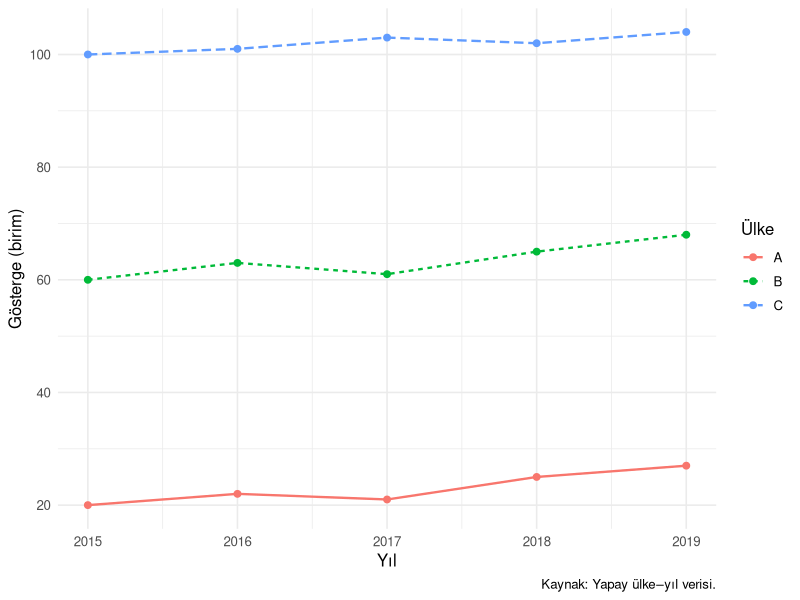
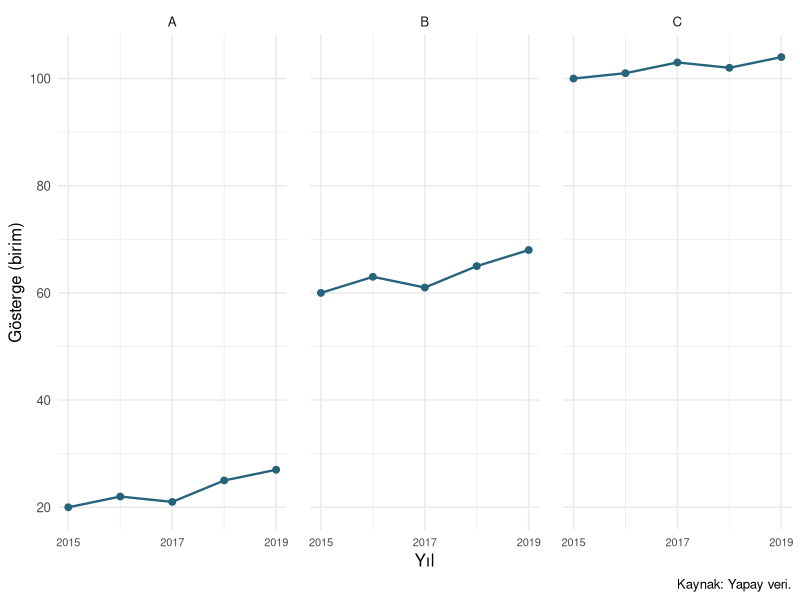
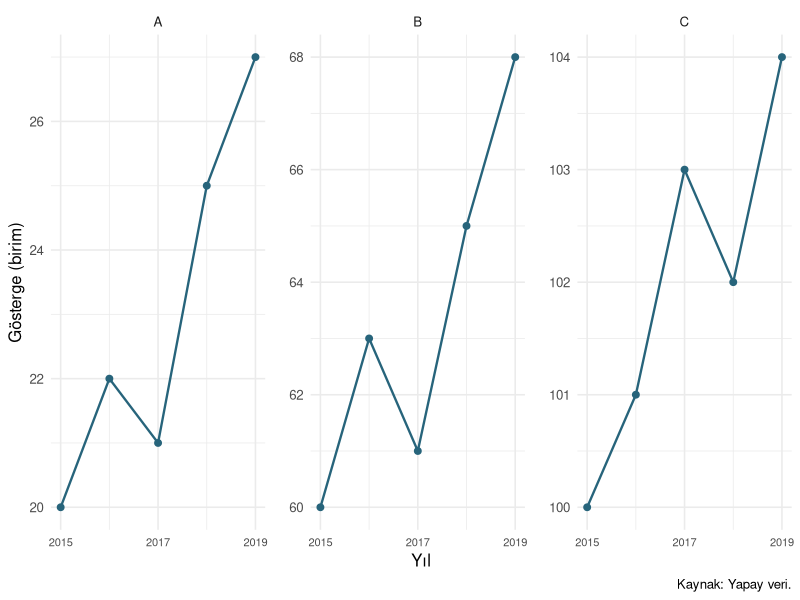
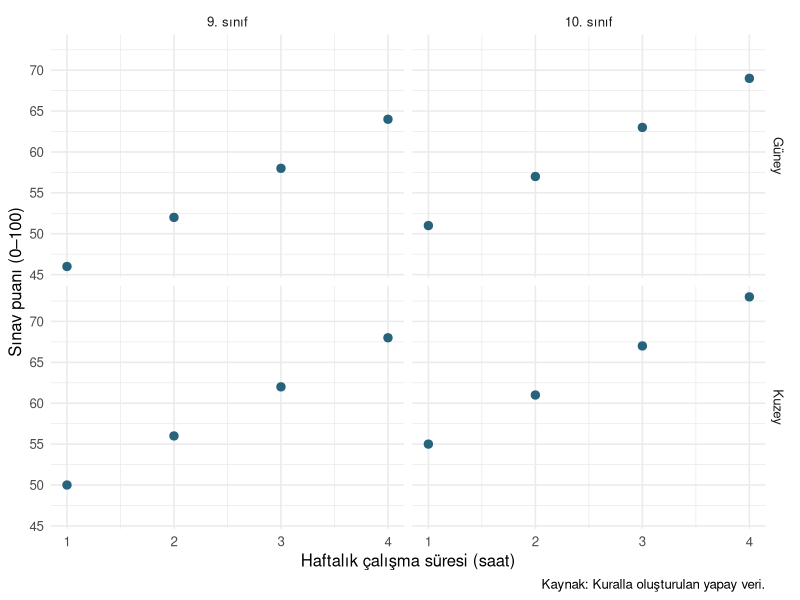
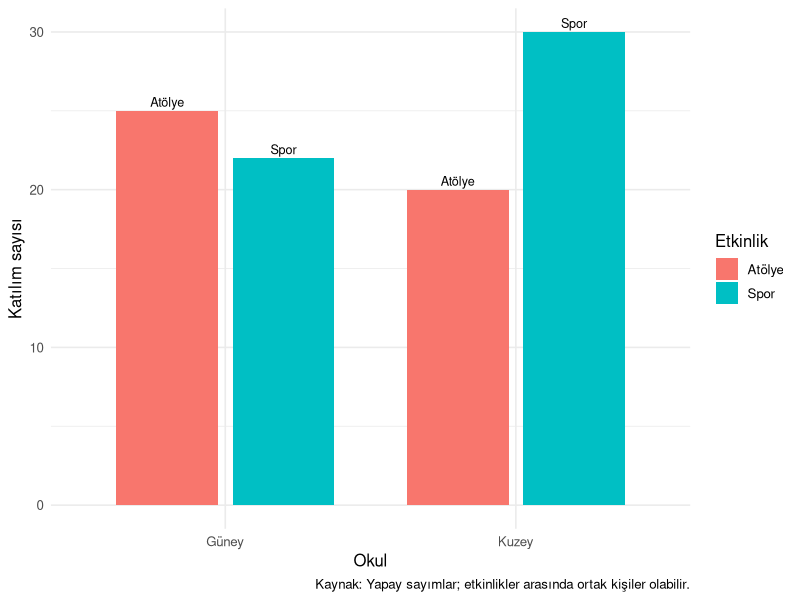
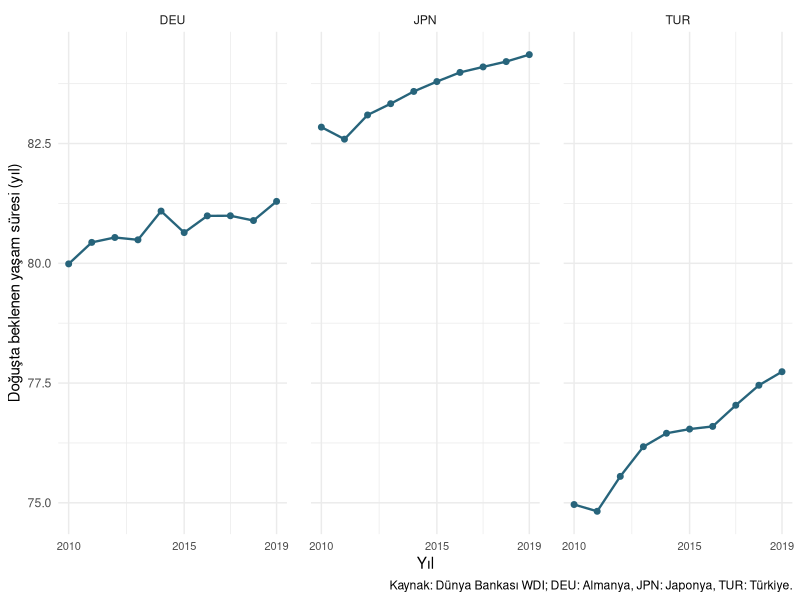

Reproduce these figures in R, in order.
## ---- chunk 1
#| label: facet-setup

library(ggplot2)

seri <- data.frame(
  ulke = rep(c("A", "B", "C"), each = 5),
  yil = rep(2015:2019, times = 3),
  deger = c(20, 22, 21, 25, 27, 60, 63, 61, 65, 68,
            100, 101, 103, 102, 104)
)
## ---- chunk 2
#| label: fig-facet-lines
#| fig-cap: "Her çizgi aynı yapay ülkenin yıllarını birbirine bağlar."
#| fig-alt: "A'nın değerleri yaklaşık 20–27, B'nin 60–68, C'nin 100–104 aralığındadır. Çizgiler renk ve çizgi türleriyle ayrılmıştır."
#| fig-width: 6.5
#| fig-height: 4

p_seri <- ggplot(seri, aes(x = yil, y = deger, group = ulke,
                         colour = ulke, linetype = ulke)) +
  geom_line(linewidth = 0.8) +
  geom_point(size = 2) +
  scale_x_continuous(breaks = 2015:2019) +
  labs(x = "Yıl", y = "Gösterge (birim)", colour = "Ülke", linetype = "Ülke",
       caption = "Kaynak: Yapay ülke–yıl verisi.") +
  theme_minimal(base_size = 12)
p_seri
## ---- chunk 3
#| label: fig-facet-fixed
#| fig-cap: "Ortak ölçekler ülkeler arasındaki düzey farkını korur."
#| fig-alt: "A, B ve C ayrı panellerdedir; hepsinin dikey ölçeği aynıdır. A en düşük, C en yüksek düzeyde görünür; C'nin değişimi küçüktür."
#| fig-width: 7
#| fig-height: 3.8

p_panel <- ggplot(seri, aes(x = yil, y = deger, group = ulke)) +
  geom_line(linewidth = 0.8, colour = "#27647B") +
  geom_point(size = 2, colour = "#27647B") +
  scale_x_continuous(breaks = c(2015, 2017, 2019)) +
  labs(x = "Yıl", y = "Gösterge (birim)", caption = "Kaynak: Yapay veri.") +
  theme_minimal(base_size = 12) +
  theme(panel.spacing.x = grid::unit(1.2, "lines"),
        axis.text.x = element_text(size = 8))

p_sabit <- p_panel + facet_wrap(vars(ulke), ncol = 3, scales = "fixed")
p_sabit
## ---- chunk 4
#| label: fig-facet-free
#| fig-cap: "Serbest dikey eksenler ülke içi hareketi görünür kılar; panel yüksekliğinden mutlak değişim karşılaştırılamaz."
#| fig-alt: "A, B ve C panellerinin dikey aralıkları ayrı ayrı ayarlanmıştır. C'nin dört birimlik değişimi görsel olarak belirginleşir; eksen aralıkları ortak değildir."
#| fig-width: 7
#| fig-height: 3.8

p_serbest <- p_panel + facet_wrap(vars(ulke), ncol = 3, scales = "free_y")
p_serbest
## ---- chunk 5
#| label: facet-grid-data

siniflar <- expand.grid(
  okul = c("Kuzey", "Güney"),
  sinif = c("9. sınıf", "10. sınıf"),
  saat = 1:4,
  KEEP.OUT.ATTRS = FALSE, stringsAsFactors = FALSE
)
siniflar$puan <- 40 + 6 * siniflar$saat +
  ifelse(siniflar$okul == "Kuzey", 4, 0) +
  ifelse(siniflar$sinif == "10. sınıf", 5, 0)
siniflar$sinif <- factor(siniflar$sinif, levels = c("9. sınıf", "10. sınıf"))
## ---- chunk 6
#| label: fig-facet-grid
#| fig-cap: "Satırlarda okul, sütunlarda sınıf düzeyi olacak biçimde iki kategorik boyut karşılaştırılır."
#| fig-alt: "İki okul ve iki sınıf düzeyinin oluşturduğu dört panelde çalışma saati–puan ilişkisi gösterilir. Bütün paneller aynı eksenleri kullanır; puanlar yapay kurala göre artar."
#| fig-width: 6.5
#| fig-height: 4.5

p_grid <- ggplot(siniflar, aes(x = saat, y = puan)) +
  geom_point(size = 2.5, colour = "#27647B") +
  facet_grid(rows = vars(okul), cols = vars(sinif)) +
  labs(x = "Haftalık çalışma süresi (saat)", y = "Sınav puanı (0–100)",
       caption = "Kaynak: Kuralla oluşturulan yapay veri.") +
  theme_minimal(base_size = 12)
p_grid
## ---- chunk 7
#| label: fig-facet-dodge
#| fig-cap: "Hazır katılım sayıları okul içinde etkinliklere göre yan yana karşılaştırılır."
#| fig-alt: "Kuzey okulunda atölye 20, spor 30; Güney'de atölye 25, spor 22 katılım gösterir. Sütunlar etkinliklere göre yan yana yerleştirilmiştir."
#| fig-width: 6.5
#| fig-height: 4

katilim <- data.frame(
  okul = rep(c("Kuzey", "Güney"), each = 2),
  etkinlik = rep(c("Atölye", "Spor"), times = 2),
  sayi = c(20, 30, 25, 22)
)
p_dodge <- ggplot(katilim, aes(x = okul, y = sayi, fill = etkinlik)) +
  geom_col(position = position_dodge(width = 0.8), width = 0.7) +
  geom_text(aes(label = etkinlik), position = position_dodge(width = 0.8),
            vjust = -0.4, size = 3.2, show.legend = FALSE) +
  labs(x = "Okul", y = "Katılım sayısı", fill = "Etkinlik",
       caption = "Kaynak: Yapay sayımlar; etkinlikler arasında ortak kişiler olabilir.") +
  theme_minimal(base_size = 12)
p_dodge
## ---- chunk 8
#| label: facet-wdi-data

panel <- readr::read_csv("data/country_indicators.csv", show_col_types = FALSE)
yasam <- panel |>
  dplyr::filter(country_code %in% c("DEU", "TUR", "JPN"),
                year >= 2010, year <= 2019) |>
  dplyr::select(country_code, year, life_expectancy_total)

# Eksik yıl satırı varsa ekle; değeri tahmin etmeden NA bırak.
yasam <- tidyr::complete(
  yasam, country_code = c("DEU", "TUR", "JPN"), year = 2010:2019
)
yasam |>
  dplyr::group_by(country_code) |>
  dplyr::summarise(yil_sayisi = dplyr::n(),
                   eksik = sum(is.na(life_expectancy_total)), .groups = "drop")
## ---- chunk 9
#| label: fig-facet-wdi
#| fig-cap: "Üç seçilmiş ekonomide 2010–2019 yaşam beklentisi; ortak dikey eksen kullanılmıştır."
#| fig-alt: "DEU, JPN ve TUR kodlu üç panelde yaşam beklentisinin yıllık seyri aynı yıl ve yaşam süresi ölçeklerinde gösterilir. Düzeyler ve dönem içi hareketler karşılaştırılabilir."
#| fig-width: 7
#| fig-height: 3.8

p_wdi <- ggplot(yasam, aes(x = year, y = life_expectancy_total)) +
  geom_line(linewidth = 0.8, colour = "#27647B") +
  geom_point(size = 1.7, colour = "#27647B", na.rm = TRUE) +
  facet_wrap(vars(country_code), ncol = 3) +
  scale_x_continuous(breaks = c(2010, 2015, 2019)) +
  labs(x = "Yıl", y = "Doğuşta beklenen yaşam süresi (yıl)",
       caption = "Kaynak: Dünya Bankası WDI; DEU: Almanya, JPN: Japonya, TUR: Türkiye.") +
  theme_minimal(base_size = 11) +
  theme(panel.spacing.x = grid::unit(1.2, "lines"),
        axis.text.x = element_text(size = 8))
p_wdi
## ---- chunk 10
#| label: facet-solution-wrap

iki_sutun <- p_panel + facet_wrap(vars(ulke), ncol = 2)
## ---- chunk 11
#| label: facet-solution-change

degisim <- seri |>
  dplyr::arrange(ulke, yil) |>
  dplyr::group_by(ulke) |>
  dplyr::summarise(fark = dplyr::last(deger) - dplyr::first(deger),
                   .groups = "drop")
degisim
## ---- chunk 12
#| label: facet-solution-grid

ters_grid <- ggplot(siniflar, aes(saat, puan)) +
  geom_point() +
  facet_grid(rows = vars(sinif), cols = vars(okul))
